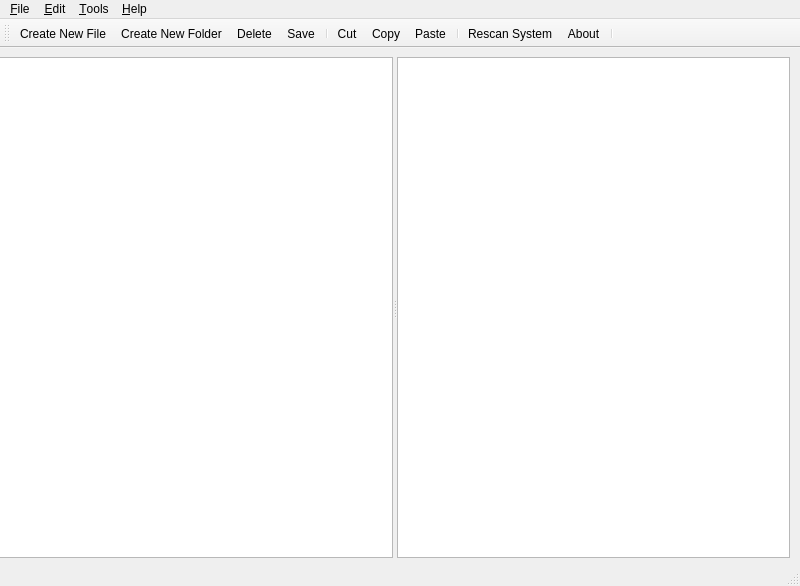
<ui version="4.0" >
 <author></author>
 <comment></comment>
 <exportmacro></exportmacro>
 <class>MainWindow</class>
 <widget class="QMainWindow" name="MainWindow" >
  <property name="geometry" >
   <rect>
    <x>0</x>
    <y>0</y>
    <width>800</width>
    <height>586</height>
   </rect>
  </property>
  <property name="windowTitle" >
   <string comment="Ext2explore to explore ext2/ext3 files from different platforms" >Ext2explore</string>
  </property>
  <property name="windowIcon" >
   <iconset resource="ext2explore.qrc" >:/icons/resource/tux.png</iconset>
  </property>
  <widget class="QWidget" name="centralwidget" >
   <widget class="QTextEdit" name="textEdit" >
    <property name="geometry" >
     <rect>
      <x>300</x>
      <y>-40</y>
      <width>0</width>
      <height>521</height>
     </rect>
    </property>
   </widget>
   <widget class="QSplitter" name="splitter" >
    <property name="geometry" >
     <rect>
      <x>-1</x>
      <y>9</y>
      <width>791</width>
      <height>501</height>
     </rect>
    </property>
    <property name="orientation" >
     <enum>Qt::Horizontal</enum>
    </property>
    <widget class="QTreeView" name="tree" >
     <property name="layoutDirection" >
      <enum>Qt::LeftToRight</enum>
     </property>
    </widget>
    <widget class="QListView" name="list" />
   </widget>
  </widget>
  <widget class="QMenuBar" name="menubar" >
   <property name="geometry" >
    <rect>
     <x>0</x>
     <y>0</y>
     <width>800</width>
     <height>21</height>
    </rect>
   </property>
   <widget class="QMenu" name="menu_File" >
    <property name="title" >
     <string>&amp;File</string>
    </property>
    <addaction name="actionCreate_New_File" />
    <addaction name="actionCreate_New_Folder" />
    <addaction name="separator" />
    <addaction name="action_Rescan_System" />
    <addaction name="separator" />
    <addaction name="action_Exit" />
   </widget>
   <widget class="QMenu" name="menu_Edit" >
    <property name="title" >
     <string>&amp;Edit</string>
    </property>
    <addaction name="action_Cut" />
    <addaction name="actionC_opy" />
    <addaction name="action_Paste" />
   </widget>
   <widget class="QMenu" name="menu_Help" >
    <property name="title" >
     <string>&amp;Help</string>
    </property>
    <addaction name="action_About" />
   </widget>
   <widget class="QMenu" name="menu_Tools" >
    <property name="title" >
     <string>&amp;Tools</string>
    </property>
    <addaction name="action_Create_File" />
    <addaction name="actionCreate_Folder" />
    <addaction name="separator" />
    <addaction name="action_Save" />
    <addaction name="separator" />
    <addaction name="actionCut" />
    <addaction name="actionCopy" />
    <addaction name="actionPaste" />
    <addaction name="separator" />
    <addaction name="actionRename" />
    <addaction name="actionDelete" />
    <addaction name="separator" />
    <addaction name="actionP_roperties" />
   </widget>
   <addaction name="menu_File" />
   <addaction name="menu_Edit" />
   <addaction name="menu_Tools" />
   <addaction name="menu_Help" />
  </widget>
  <widget class="QStatusBar" name="statusbar" >
   <property name="geometry" >
    <rect>
     <x>0</x>
     <y>567</y>
     <width>800</width>
     <height>19</height>
    </rect>
   </property>
  </widget>
  <widget class="QToolBar" name="toolBar" >
   <property name="orientation" >
    <enum>Qt::Horizontal</enum>
   </property>
   <attribute name="toolBarArea" >
    <number>4</number>
   </attribute>
   <addaction name="actionCreate_New_File" />
   <addaction name="actionCreate_New_Folder" />
   <addaction name="actionDelete" />
   <addaction name="action_Save" />
   <addaction name="separator" />
   <addaction name="action_Cut" />
   <addaction name="actionC_opy" />
   <addaction name="action_Paste" />
   <addaction name="separator" />
   <addaction name="action_Rescan_System" />
   <addaction name="action_About" />
   <addaction name="separator" />
  </widget>
  <action name="actionCreate_New_File" >
   <property name="icon" >
    <iconset resource="ext2explore.qrc" >:/icons/resource/filenew.png</iconset>
   </property>
   <property name="text" >
    <string>Create &amp;New File</string>
   </property>
  </action>
  <action name="actionCreate_New_Folder" >
   <property name="icon" >
    <iconset resource="ext2explore.qrc" >:/icons/resource/foldernew.png</iconset>
   </property>
   <property name="text" >
    <string>Create New &amp;Folder</string>
   </property>
  </action>
  <action name="action_Rescan_System" >
   <property name="icon" >
    <iconset resource="ext2explore.qrc" >:/icons/resource/linuxconf.png</iconset>
   </property>
   <property name="text" >
    <string>&amp;Rescan System</string>
   </property>
  </action>
  <action name="action_Exit" >
   <property name="icon" >
    <iconset resource="ext2explore.qrc" >:/icons/resource/exit.png</iconset>
   </property>
   <property name="text" >
    <string>&amp;Exit</string>
   </property>
  </action>
  <action name="action_Cut" >
   <property name="icon" >
    <iconset resource="ext2explore.qrc" >:/icons/resource/editcut.png</iconset>
   </property>
   <property name="text" >
    <string>&amp;Cut</string>
   </property>
  </action>
  <action name="actionC_opy" >
   <property name="icon" >
    <iconset resource="ext2explore.qrc" >:/icons/resource/editcopy.png</iconset>
   </property>
   <property name="text" >
    <string>C&amp;opy</string>
   </property>
  </action>
  <action name="action_Paste" >
   <property name="icon" >
    <iconset resource="ext2explore.qrc" >:/icons/resource/editpaste.png</iconset>
   </property>
   <property name="text" >
    <string>&amp;Paste</string>
   </property>
  </action>
  <action name="action_Create_File" >
   <property name="icon" >
    <iconset resource="ext2explore.qrc" >:/icons/resource/filenew.png</iconset>
   </property>
   <property name="text" >
    <string>&amp;Create File</string>
   </property>
  </action>
  <action name="actionCreate_Folder" >
   <property name="icon" >
    <iconset resource="ext2explore.qrc" >:/icons/resource/foldernew.png</iconset>
   </property>
   <property name="text" >
    <string>Create &amp;Folder</string>
   </property>
  </action>
  <action name="action_Save" >
   <property name="icon" >
    <iconset resource="ext2explore.qrc" >:/icons/resource/filesave.png</iconset>
   </property>
   <property name="text" >
    <string>&amp;Save</string>
   </property>
  </action>
  <action name="actionCut" >
   <property name="icon" >
    <iconset resource="ext2explore.qrc" >:/icons/resource/editcut.png</iconset>
   </property>
   <property name="text" >
    <string>Cut</string>
   </property>
  </action>
  <action name="actionCopy" >
   <property name="icon" >
    <iconset resource="ext2explore.qrc" >:/icons/resource/editcopy.png</iconset>
   </property>
   <property name="text" >
    <string>Copy</string>
   </property>
  </action>
  <action name="actionPaste" >
   <property name="icon" >
    <iconset resource="ext2explore.qrc" >:/icons/resource/editpaste.png</iconset>
   </property>
   <property name="text" >
    <string>Paste</string>
   </property>
  </action>
  <action name="actionRename" >
   <property name="icon" >
    <iconset resource="ext2explore.qrc" >:/icons/resource/rename.png</iconset>
   </property>
   <property name="text" >
    <string>Rename</string>
   </property>
  </action>
  <action name="actionDelete" >
   <property name="icon" >
    <iconset resource="ext2explore.qrc" >:/icons/resource/delete.png</iconset>
   </property>
   <property name="text" >
    <string>Delete</string>
   </property>
   <property name="toolTip" >
    <string>Delete the File or Directory</string>
   </property>
  </action>
  <action name="actionP_roperties" >
   <property name="icon" >
    <iconset resource="ext2explore.qrc" >:/icons/resource/properties.png</iconset>
   </property>
   <property name="text" >
    <string>P&amp;roperties</string>
   </property>
  </action>
  <action name="action_About" >
   <property name="icon" >
    <iconset resource="ext2explore.qrc" >:/icons/resource/tux.png</iconset>
   </property>
   <property name="text" >
    <string>&amp;About</string>
   </property>
  </action>
 </widget>
 <pixmapfunction></pixmapfunction>
 <resources>
  <include location="ext2explore.qrc" />
 </resources>
 <connections/>
</ui>
